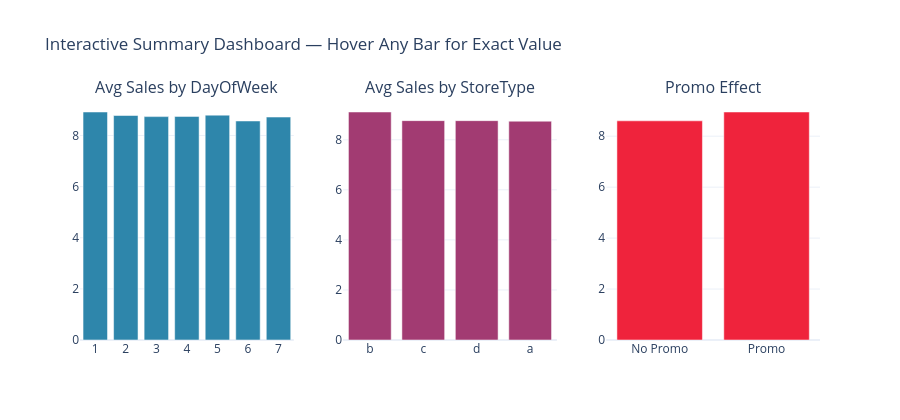

The cell this chart's notebook holds for it:
### Markdown cell above
## 12. Interactive Dashboard — Multi-Panel Summary

### Code cell
fig = make_subplots(rows=1, cols=3,
                     subplot_titles=('Avg Sales by DayOfWeek', 'Avg Sales by StoreType', 'Promo Effect'),
                     specs=[[{'type': 'bar'}, {'type': 'bar'}, {'type': 'bar'}]])

dow_avg2 = df.groupby('DayOfWeek')['Sales'].mean()
fig.add_trace(go.Bar(x=dow_avg2.index.astype(str), y=dow_avg2.values, marker_color='#2E86AB',
                      name='DayOfWeek'), row=1, col=1)

st_avg2 = df.groupby('StoreType')['Sales'].mean().sort_values(ascending=False)
fig.add_trace(go.Bar(x=st_avg2.index, y=st_avg2.values, marker_color='#A23B72',
                      name='StoreType'), row=1, col=2)

promo_avg2 = df.groupby('Promo')['Sales'].mean()
fig.add_trace(go.Bar(x=['No Promo', 'Promo'], y=promo_avg2.values, marker_color='#EF233C',
                      name='Promo'), row=1, col=3)

fig.update_layout(height=420, showlegend=False, template='plotly_white',
                   title_text='Interactive Summary Dashboard — Hover Any Bar for Exact Value')
fig.show()

### Figure 1 — Plotly figure (JSON) as saved in the notebook; plotly's stock layout.template omitted (floating-point values rounded to 4 significant figures)
{"data": [{"marker": {"color": "#2E86AB"}, "name": "DayOfWeek", "type": "bar", "x": ["1", "2", "3", "4", "5", "6", "7"], "xaxis": "x", "y": [8.92, 8.783, 8.739, 8.747, 8.797, 8.568, 8.722], "yaxis": "y"}, {"marker": {"color": "#A23B72"}, "name": "StoreType", "type": "bar", "x": ["b", "c", "d", "a"], "xaxis": "x2", "y": [9.108, 8.763, 8.763, 8.741], "yaxis": "y2"}, {"marker": {"color": "#EF233C"}, "name": "Promo", "type": "bar", "x": ["No Promo", "Promo"], "xaxis": "x3", "y": [8.603, 8.949], "yaxis": "y3"}], "layout": {"annotations": [{"font": {"size": 16}, "showarrow": false, "text": "Avg Sales by DayOfWeek", "x": 0.1444, "xanchor": "center", "xref": "paper", "y": 1, "yanchor": "bottom", "yref": "paper"}, {"font": {"size": 16}, "showarrow": false, "text": "Avg Sales by StoreType", "x": 0.5, "xanchor": "center", "xref": "paper", "y": 1, "yanchor": "bottom", "yref": "paper"}, {"font": {"size": 16}, "showarrow": false, "text": "Promo Effect", "x": 0.8556, "xanchor": "center", "xref": "paper", "y": 1, "yanchor": "bottom", "yref": "paper"}], "height": 420, "showlegend": false, "title": {"text": "Interactive Summary Dashboard — Hover Any Bar for Exact Value"}, "xaxis": {"anchor": "y", "domain": [0, 0.2889]}, "xaxis2": {"anchor": "y2", "domain": [0.3556, 0.6444]}, "xaxis3": {"anchor": "y3", "domain": [0.7111, 1]}, "yaxis": {"anchor": "x", "domain": [0, 1]}, "yaxis2": {"anchor": "x2", "domain": [0, 1]}, "yaxis3": {"anchor": "x3", "domain": [0, 1]}}}
